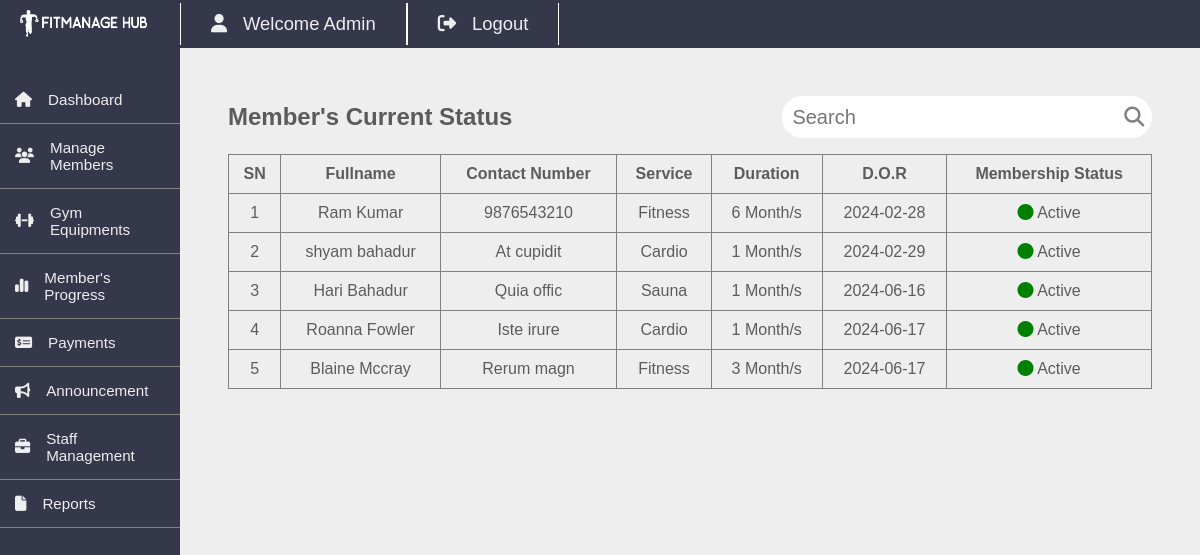
The page /admin/member-status.php (signed in) on the database as committed earlier.
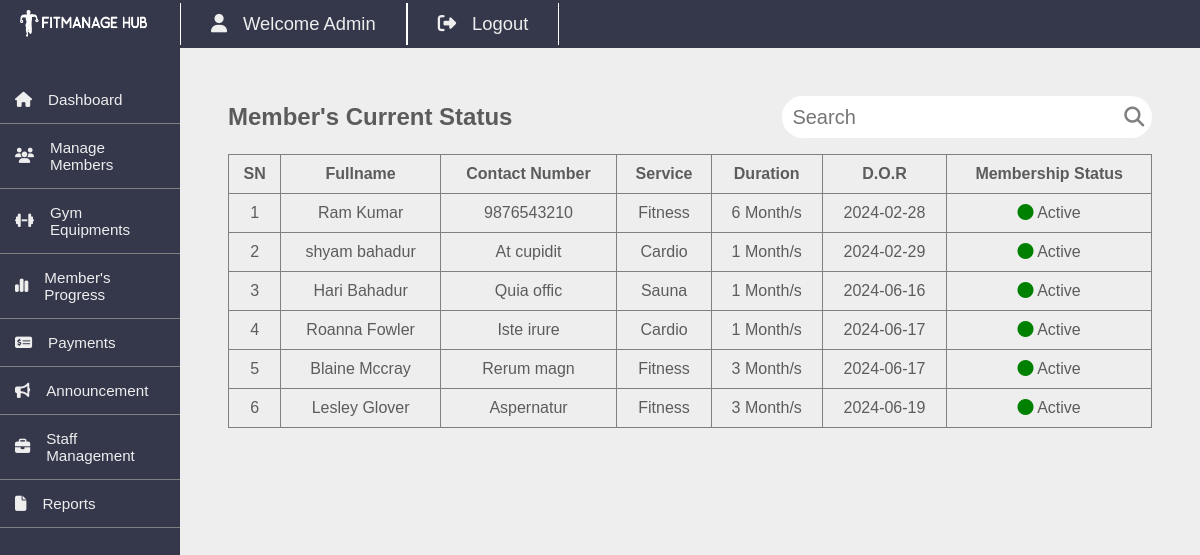
The same page on the database as committed later.
### tables this page shows
CREATE TABLE `members` (
  `id` int(11) NOT NULL,
  `fullname` varchar(20) NOT NULL,
  `username` varchar(20) NOT NULL,
  `password` varchar(100) NOT NULL,
  `gender` varchar(20) NOT NULL,
  `dor` date NOT NULL,
  `services_id` int(11) NOT NULL,
  `plan` varchar(100) NOT NULL,
  `address` varchar(20) NOT NULL,
  `contact` varchar(10) NOT NULL,
  `status` varchar(20) NOT NULL DEFAULT 'Active',
  `reminder` int(11) NOT NULL DEFAULT 0,
  `pay_date` date NOT NULL,
  `plan_link` varchar(255) NOT NULL
);

CREATE TABLE `services` (
  `id` int(11) NOT NULL,
  `service_name` varchar(100) NOT NULL,
  `cost` int(11) NOT NULL
);

### admin/member-status.php (the view, shortened to what this page needs)
<?php
include '../dbcon.php';
$sql="SELECT members.*, services.service_name
    FROM members
    LEFT JOIN services on members.services_id=services.id";
$res=mysqli_query($conn,$sql);
$sn=1;
?>
<!DOCTYPE html>
<html lang="en">
    <head>
        <link rel="stylesheet" href="css/member-status.css">
    </head>
    <body>
        <?php include 'includes/template.php';?>
<div class="content">
    <div class="heading">
    <h2>Member's Current Status</h2>
    <form action="member-status.php" method="post" id="searchForm">
        <input type="text" id="searchField" placeholder="Search" name="search" value="<?php echo isset($_POST['search']) ? htmlspecialchars($_POST['search']) : ''; ?>" oninput="submitForm()">
        <button type="submit"><i class="fa-solid fa-search"></i></button>
    </form>
    </div>
    <div class="status-table">
        <table>
            <thead>
                <tr>
                    <th>SN</th>
                    <th>Fullname</th>
                    <th>Contact Number</th>
                    <th>Service</th>
                    <th>Duration</th>
                    <th>D.O.R</th>
                    <th>Membership Status</th>
                </tr>
            </thead>
            <tbody>
            <?php if(($res->num_rows)==0){ ?>
            <tr>
                <td colspan="11">NO RECORD FOUND</td>
            </tr>
       <?php } else { while($user=mysqli_fetch_assoc($res)){ ?>
                <tr>
                    <td><?=$sn++?></td>
                    <td><?=$user['fullname']?></td>
                    <td><?=$user['contact']?></td>
                    <td><?=$user['service_name']?></td>
                    <td><?=$user['plan']?> Month/s</td>
                    <td><?=$user['dor']?></td>
                    <td><?php if( $user['status'] == 'Active' || $user['status']=='active' ){ echo '<i class="fas fa-circle" style="color:green;"></i> Active';} else { echo '<i class="fas fa-circle" style="color:red;"></i> Expired';}?></td>
                </tr>
                <?php }} ?>
            </tbody>
        </table>
    </div>
</div>
<?php include 'includes/footer.php'?>

Rows that differ between the two databases and show on the page:
added members: fullname "Lesley Glover", contact "Aspernatur", services.service_name "Fitness", plan "3", dor "2024-06-19", status "Active" (drawn)
